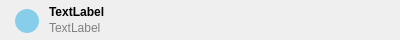
<?xml version="1.0" encoding="UTF-8"?>
<ui version="4.0">
 <class>BoundaryWidget</class>
 <widget class="QWidget" name="BoundaryWidget">
  <property name="geometry">
   <rect>
    <x>0</x>
    <y>0</y>
    <width>400</width>
    <height>40</height>
   </rect>
  </property>
  <property name="windowTitle">
   <string>Form</string>
  </property>
  <layout class="QHBoxLayout" name="horizontalLayout_2">
   <property name="topMargin">
    <number>4</number>
   </property>
   <property name="bottomMargin">
    <number>4</number>
   </property>
   <item>
    <widget class="QWidget" name="widget_2" native="true">
     <property name="minimumSize">
      <size>
       <width>32</width>
       <height>32</height>
      </size>
     </property>
     <property name="maximumSize">
      <size>
       <width>32</width>
       <height>32</height>
      </size>
     </property>
     <layout class="QHBoxLayout" name="horizontalLayout_3">
      <property name="leftMargin">
       <number>0</number>
      </property>
      <property name="topMargin">
       <number>2</number>
      </property>
      <property name="rightMargin">
       <number>0</number>
      </property>
      <property name="bottomMargin">
       <number>0</number>
      </property>
      <item>
       <widget class="QLabel" name="tag">
        <property name="sizePolicy">
         <sizepolicy hsizetype="Preferred" vsizetype="Preferred">
          <horstretch>0</horstretch>
          <verstretch>0</verstretch>
         </sizepolicy>
        </property>
        <property name="minimumSize">
         <size>
          <width>24</width>
          <height>24</height>
         </size>
        </property>
        <property name="maximumSize">
         <size>
          <width>24</width>
          <height>24</height>
         </size>
        </property>
        <property name="styleSheet">
         <string notr="true">background-color:skyblue; border-radius:12px</string>
        </property>
        <property name="text">
         <string/>
        </property>
       </widget>
      </item>
     </layout>
    </widget>
   </item>
   <item>
    <widget class="QWidget" name="widget" native="true">
     <layout class="QVBoxLayout" name="verticalLayout">
      <property name="spacing">
       <number>0</number>
      </property>
      <property name="leftMargin">
       <number>0</number>
      </property>
      <property name="topMargin">
       <number>0</number>
      </property>
      <property name="rightMargin">
       <number>0</number>
      </property>
      <property name="bottomMargin">
       <number>0</number>
      </property>
      <item>
       <widget class="QLabel" name="name">
        <property name="font">
         <font>
          <pointsize>9</pointsize>
          <bold>true</bold>
         </font>
        </property>
        <property name="text">
         <string>TextLabel</string>
        </property>
       </widget>
      </item>
      <item>
       <widget class="QLabel" name="type">
        <property name="styleSheet">
         <string notr="true">color:grey</string>
        </property>
        <property name="text">
         <string>TextLabel</string>
        </property>
       </widget>
      </item>
     </layout>
    </widget>
   </item>
  </layout>
 </widget>
 <resources/>
 <connections/>
</ui>
